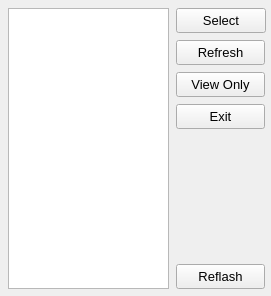
<?xml version="1.0" encoding="UTF-8"?>
<ui version="4.0">
 <class>SelectDeviceWindow</class>
 <widget class="QMainWindow" name="SelectDeviceWindow">
  <property name="geometry">
   <rect>
    <x>0</x>
    <y>0</y>
    <width>271</width>
    <height>296</height>
   </rect>
  </property>
  <property name="font">
   <font>
    <pointsize>10</pointsize>
   </font>
  </property>
  <property name="windowTitle">
   <string>Please select a device</string>
  </property>
  <widget class="QWidget" name="centralwidget">
   <widget class="QPushButton" name="btnRefresh">
    <property name="geometry">
     <rect>
      <x>176</x>
      <y>40</y>
      <width>89</width>
      <height>25</height>
     </rect>
    </property>
    <property name="text">
     <string>Refresh</string>
    </property>
   </widget>
   <widget class="QPushButton" name="btnViewOnly">
    <property name="geometry">
     <rect>
      <x>176</x>
      <y>72</y>
      <width>89</width>
      <height>25</height>
     </rect>
    </property>
    <property name="text">
     <string>View Only</string>
    </property>
   </widget>
   <widget class="QPushButton" name="btnExit">
    <property name="geometry">
     <rect>
      <x>176</x>
      <y>104</y>
      <width>89</width>
      <height>25</height>
     </rect>
    </property>
    <property name="text">
     <string>Exit</string>
    </property>
   </widget>
   <widget class="QPushButton" name="btnSelect">
    <property name="geometry">
     <rect>
      <x>176</x>
      <y>8</y>
      <width>90</width>
      <height>25</height>
     </rect>
    </property>
    <property name="text">
     <string>Select</string>
    </property>
   </widget>
   <widget class="QPushButton" name="btnReflash">
    <property name="geometry">
     <rect>
      <x>176</x>
      <y>264</y>
      <width>89</width>
      <height>25</height>
     </rect>
    </property>
    <property name="text">
     <string>Reflash</string>
    </property>
   </widget>
   <widget class="QListWidget" name="lvDevices">
    <property name="geometry">
     <rect>
      <x>8</x>
      <y>8</y>
      <width>161</width>
      <height>281</height>
     </rect>
    </property>
   </widget>
  </widget>
 </widget>
 <resources/>
 <connections/>
</ui>
